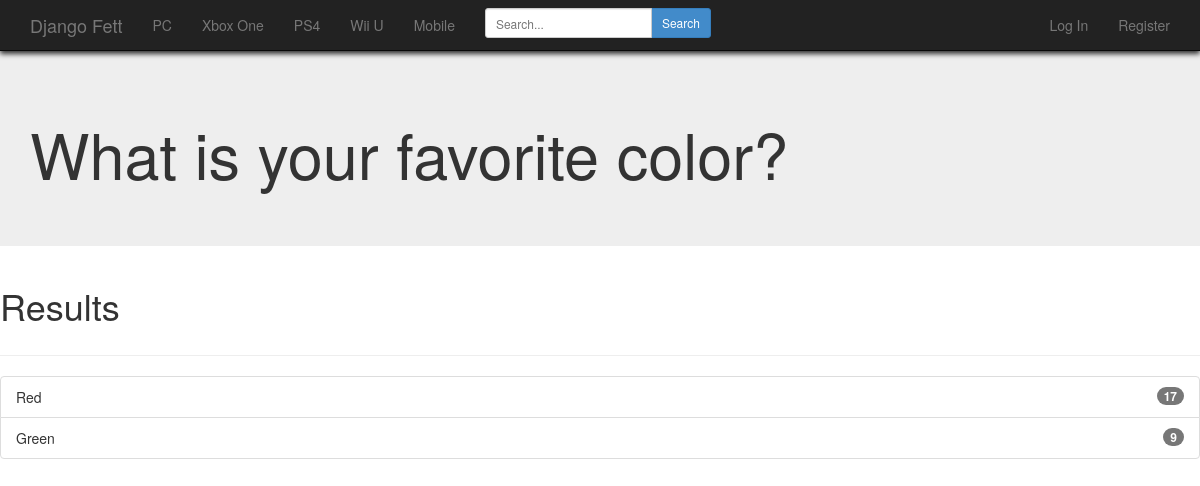
/djangofett/result/1/, run on an earlier commit of the app's database.
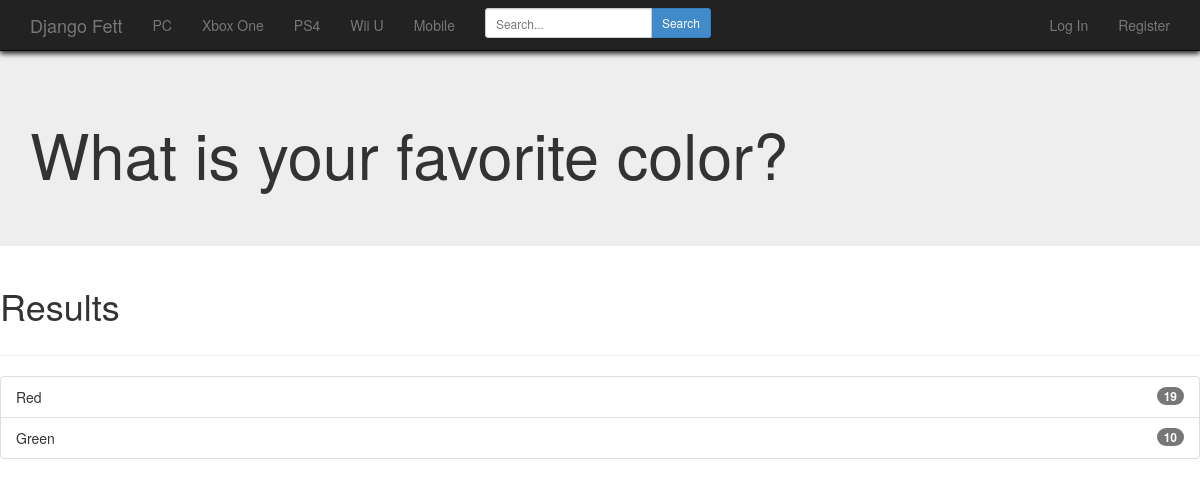
And on a later commit of the database.
### portal/models.py (models this page shows, shortened)
class Answer(models.Model):
    answer_text = models.CharField(max_length=50, default="")
    question = models.ForeignKey(Question)
    vote_count = models.IntegerField(default=0)

### portal/views.py (the view)
# urls.py: url(r'^result/(?P<question_id>\d+)/$', views.result, name='result'),
def result(request, question_id):
    context = {'question': Question.objects.get(id=question_id)}
    return render(request, 'portal/result.html', context)

### portal/templates/portal/result.html
{% extends "base.html" %}
{% block content %}
  <div class="jumbotron">
    <h1> {{ question.question_text }}</h1>
  </div>
  <div class="page-header">
    <h1>Results<h1>
  </div>
  <ul class="list-group">
  {% for answer in question.answer_set.all %}
    <li class="list-group-item">
      <span class="badge pull-right">{{ answer.vote_count }}</span>
        {{ answer.answer_text }}
    </li>
  {% endfor %}
  </ul>
{% endblock %}

What changed in the data, as far as the page shows it:
changed Answer "Red": vote_count "17" → "19"
changed Answer "Green": vote_count "9" → "10"
